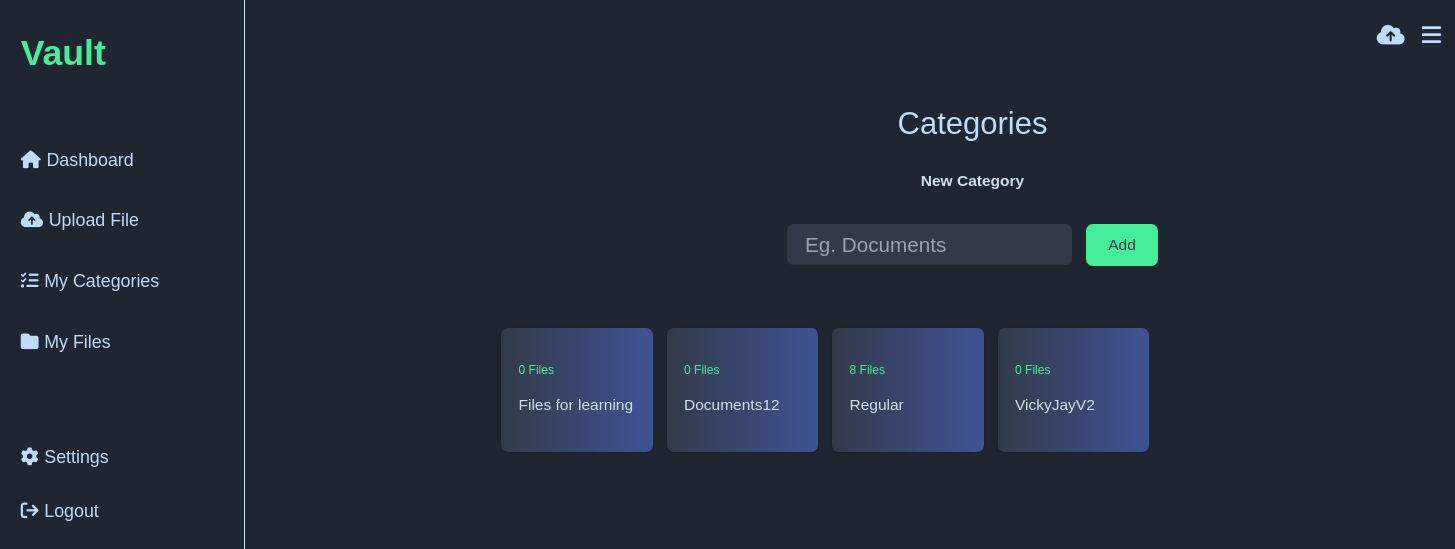
Before: /category/ (signed in) with the older database file.
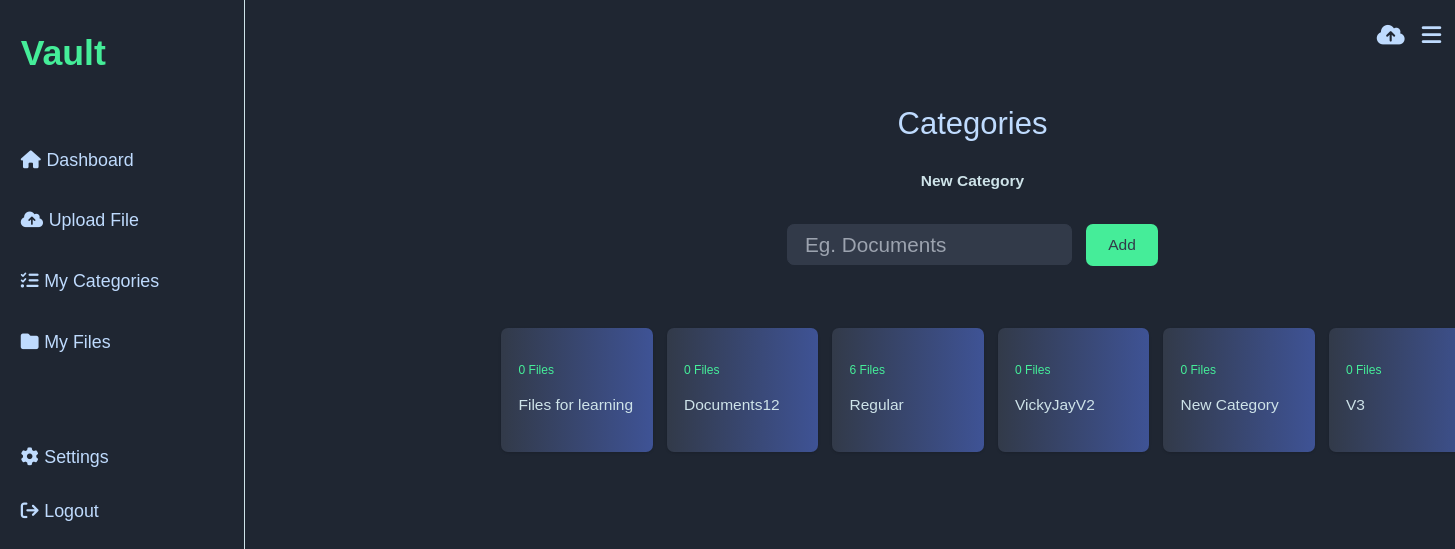
After: the same page with the newer database file.
### fileUpload/models.py (models this page shows, shortened)
class Category(models.Model):
	name = models.CharField(max_length=100)
	user = models.ForeignKey(User, on_delete=models.CASCADE)
	class Meta:
		verbose_name_plural = 'Categories'
		unique_together = ['name', 'user']

### fileUpload/views.py (the view, shortened to what this page needs)
# urls.py: path('category/', views.create_category, name='category'),
@login_required(login_url='login')
def create_category(request):
	if request.method == 'GET':
		categories = Category.objects.filter(user=request.user).annotate(file_count=models.Count('fileupload'))
		context = {
			'categories': categories,
			'user': request.user,
		}
	return render(request, 'category.html', context)

### fileUpload/templates/category.html (shortened to what this page needs)
{% extends 'base.html' %}
{% block content %}
<div class="mt-28">
  <div class="sm:w-2/3 sm:mx-auto w-full ml-2 rounded-xl">
  <h1 class="text-4xl text-blue-200 mb-8 sm:text-center">Categories</h1>
  <form id="categoryForm" method="post" class="sm:flex sm:flex-col
  sm:items-center sm:justify-center px-4 mb-12">
    <label class="text-lg text-lightCyan font-bold mb-3">New Category</label>
    <div class="flex mb-6 mt-4 space-x-4 max-w-4xl h-12 sm:mx-auto">
      <div class="h-full w-[80%]">
        <input type="text" name="category_name" id="category_name"
        class="auth-field w-full" placeholder="Eg. Documents" required>
      </div>
        <button type="submit" class="w-[20%] h-full text-darkGreyBlue
        bg-neonGreen translate-y-2 rounded-lg text-center text-lg px-4">Add</button>
      </div>
  </form>
   <div class="category-list" id="category-list">
   {% for category in categories %}
    <a href="{% url 'category-detail' category.id %}">
    <div class="category-box">
        <span class="span">{{ category.file_count }} Files</span>
        <h3 class="h2">{{ category.name }}</h3>
    </div>
   </a>
  {% endfor %}
  </div>
</div>
</div>
{% endblock %}
{% load static %}

### fileUpload/templates/base.html (shortened to what this page needs)
{% load static %}
<!DOCTYPE html>
<html>
  <head>
    <link rel="stylesheet" href="../static/css/style.css" />
    <link rel="stylesheet" href="{% static 'css/style.css' %}" />
    <link rel="stylesheet" href="https://cdnjs.cloudflare.com/ajax/libs/font-awesome/6.4.0/css/all.min.css" />
  </head>
  <body class="bg-darkBlue">
      <nav class="nav">
      <div class="logo text-neonGreen text-5xl py-3 pl-6">
          <span class="logo-name">Vault</span>
          </div>
        <div class="logo text-3xl pl-5 text-blue-200 space-x-5 flex">
        {% if user.is_authenticated %}
          <i id="icon-up" class="fas fa-cloud-upload-alt"></i>
          <i class="fas fa-bars"
          id="menu-icon"></i>
        {% else %}
         <a href="{% url 'register' %}" class="text-lg"> Sign Up</a>
        {% endif %}
        </div>
        {% if user.is_authenticated %}
        <div class="sidebar open sm:left-0">
          <div class="logo text-neonGreen text-5xl py-3 pl-6 mb-6">
            <span class="logo-name">Vault</span>
          </div>
          <div class="sidebar-content pl-6 pt-12">
            <ul class="lists space-y-9">
              <li class="list">
                <a href="{% url 'dashboard' %}" class="nav-link">
                  <i class="fas fa-home icon"></i>
                  <span class="link">Dashboard</span>
                </a>
              </li>
              <li class="list">
                <a href="{% url 'upload' %}" class="nav-link">
                  <i class="fas fa-cloud-upload-alt icon"></i>
                  <span class="link">Upload File</span>
                </a>
              </li>
              <li class="list">
                <a href="{% url 'category' %}" class="nav-link">
                  <i class="fas fa-tasks icon"></i>
                  <span class="link">My Categories</span>
                </a>
              </li>
              <li class="list">
                <a href="{% url 'manage_files' %}" class="nav-link">
                  <i class="fas fa-folder icon"></i>
                  <span class="link">My Files</span>
                </a>
              </li>
            <div class="pt-16 space-y-7">
              <li class="list">
                <a href="#" class="nav-link">
                  <i class="fas fa-cog icon"></i>
                  <span class="link">Settings</span>
                </a>
              </li>
              <li class="list">
                <a href="{% url 'logout' %}" class="nav-link">
                  <i class="fas fa-sign-out icon"></i>
                  <span class="link">Logout</span>
                </a>
              </li>
            </ul>
            </div>
          </div>
        {% endif %}
    </nav>
    <div class="w-full h-screen p-3 bg-darkBlue text-white overflow-x-hidden
    sm:ml-[245px]">
      {% block content %}
      {% endblock %}
    </div>
{% load static %}
  </body>
</html>

Changed rows visible on the page:
computed for Category "Regular": file_count "8" → "6"
added Category: file_count "0", name "New Category"
added Category: file_count "0", name "V3"
